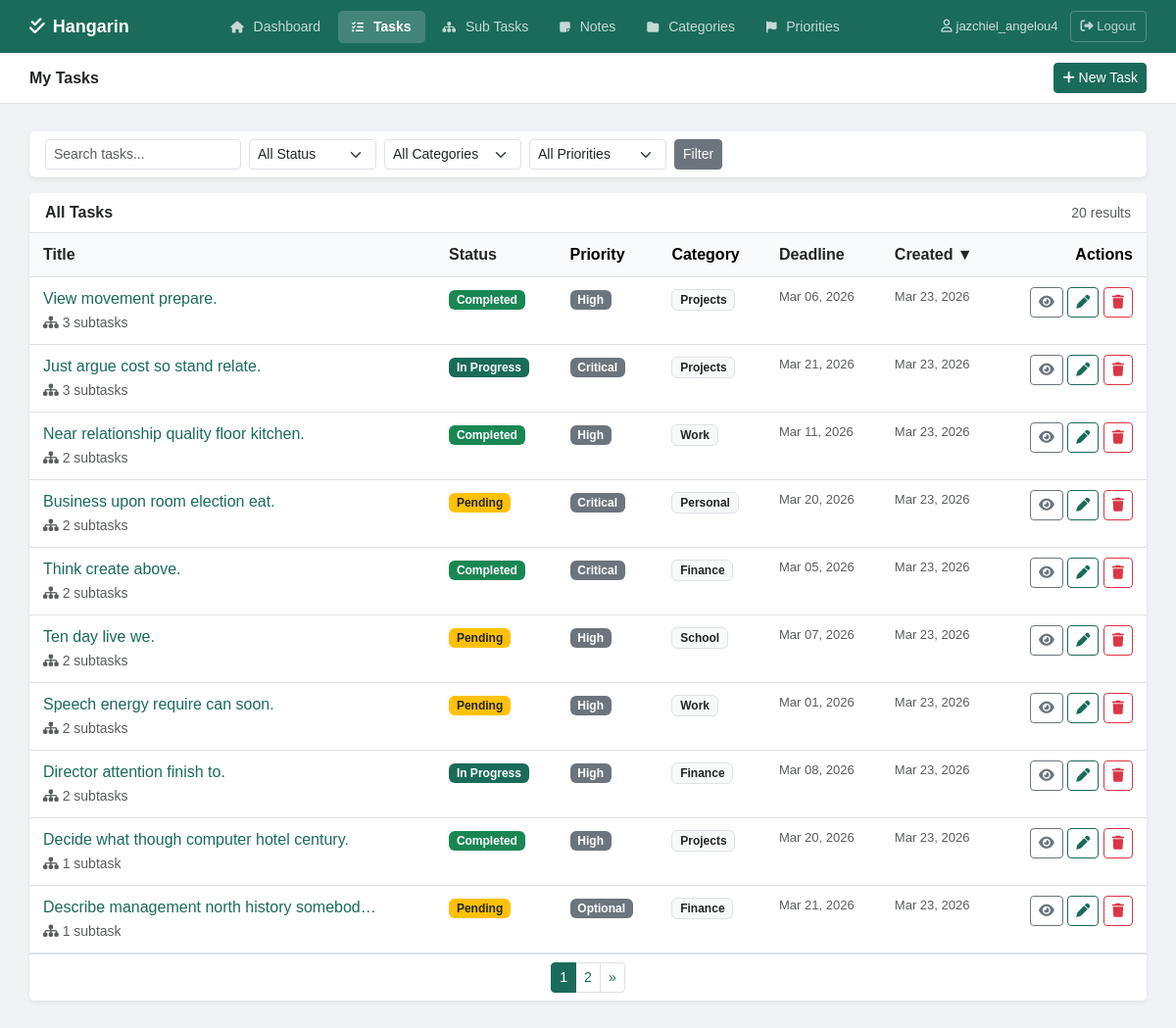
Page /tasks/ (signed in) on the committed database.
### tasks/models.py (models this page shows, shortened)
class BaseModel(models.Model):
    created_at = models.DateTimeField(auto_now_add=True)
    updated_at = models.DateTimeField(auto_now=True)
    class Meta:
        abstract = True

class Task(BaseModel):
    STATUS_CHOICES = [
        ("Pending", "Pending"),
        ("In Progress", "In Progress"),
        ("Completed", "Completed"),
    ]
    title = models.CharField(max_length=255)
    description = models.TextField(blank=True, null=True)
    deadline = models.DateTimeField(blank=True, null=True)
    status = models.CharField(
        max_length=50,
        choices=STATUS_CHOICES,
        default="Pending"
    )
    category = models.ForeignKey(Category, on_delete=models.SET_NULL, null=True, blank=True)
    priority = models.ForeignKey(Priority, on_delete=models.SET_NULL, null=True, blank=True)
    user = models.ForeignKey(User, on_delete=models.CASCADE, null=True, blank=True)
    class Meta:
        verbose_name = "Task"
        verbose_name_plural = "Tasks"

class Priority(BaseModel):
    name = models.CharField(max_length=100)
    class Meta:
        verbose_name = "Priority"
        verbose_name_plural = "Priorities"

class Category(BaseModel):
    name = models.CharField(max_length=100)
    class Meta:
        verbose_name = "Category"
        verbose_name_plural = "Categories"

### tasks/views.py (the view)
# urls.py: path('tasks/', views.task_list, name='task_list'),
@login_required
def task_list(request):
    tasks = Task.objects.all() if request.user.is_superuser else Task.objects.filter(user=request.user)
    query = request.GET.get('q', '')
    if query:
        tasks = tasks.filter(
            Q(title__icontains=query) |
            Q(description__icontains=query) |
            Q(category__name__icontains=query)
        )
    status_filter = request.GET.get('status', '')
    if status_filter:
        tasks = tasks.filter(status=status_filter)
    category_filter = request.GET.get('category', '')
    if category_filter:
        tasks = tasks.filter(category__id=category_filter)
    priority_filter = request.GET.get('priority', '')
    if priority_filter:
        tasks = tasks.filter(priority__id=priority_filter)
    sort_by = request.GET.get('sort', '-created_at')
    sort_map = {
        'title': 'title',
        '-title': '-title',
        'created_at': 'created_at',
        '-created_at': '-created_at',
        'deadline': 'deadline',
        '-deadline': '-deadline',
        'status': 'status',
        '-status': '-status',
    }
    tasks = tasks.order_by(sort_map.get(sort_by, '-created_at'))
    paginator = Paginator(tasks, 10)
    page_number = request.GET.get('page')
    page_obj = paginator.get_page(page_number)
    categories = Category.objects.all()
    priorities = Priority.objects.all()
    context = {
        'page_obj': page_obj,
        'query': query,
        'status_filter': status_filter,
        'category_filter': category_filter,
        'priority_filter': priority_filter,
        'sort_by': sort_by,
        'categories': categories,
        'priorities': priorities,
        'active_page': 'tasks',
    }
    return render(request, 'tasks/task_list.html', context)

### templates/tasks/task_list.html (shortened to what this page needs)
{% extends 'tasks/base.html' %}
{% block page_title %}My Tasks{% endblock %}
{% block topbar_actions %}
<a href="{% url 'task_create' %}" class="btn btn-primary btn-sm"><i class="fa-solid fa-plus"></i> New Task</a>
{% endblock %}
{% block content %}
<div class="card border-0 shadow-sm mb-3">
    <div class="card-body py-2">
        <form method="get" class="row g-2 align-items-center">
            <div class="col-auto">
                <input type="text" name="q" value="{{ query }}" placeholder="Search tasks..." class="form-control form-control-sm" style="width:200px;">
            </div>
            <div class="col-auto">
                <select name="status" class="form-select form-select-sm" style="width:130px;">
                    <option value="">All Status</option>
                </select>
            </div>
            <div class="col-auto">
                <select name="category" class="form-select form-select-sm" style="width:140px;">
                    <option value="">All Categories</option>
                </select>
            </div>
            <div class="col-auto">
                <select name="priority" class="form-select form-select-sm" style="width:140px;">
                    <option value="">All Priorities</option>
                </select>
            </div>
            <div class="col-auto">
                <button type="submit" class="btn btn-secondary btn-sm">Filter</button>
            </div>
        </form>
    </div>
</div>
<div class="card border-0 shadow-sm">
    <div class="card-header bg-white d-flex justify-content-between align-items-center border-bottom">
        <span class="fw-semibold">All Tasks</span>
        <small class="text-muted">{{ page_obj.paginator.count }} result{% if page_obj.paginator.count != 1 %}s{% endif %}</small>
    </div>
    {% if page_obj.object_list %}
    <div class="table-responsive">
        <table class="table table-hover mb-0">
            <thead class="table-light">
                <tr>
                    <th><a href="?q={{ query }}&status={{ status_filter }}&category={{ category_filter }}&priority={{ priority_filter }}&sort={% if sort_by == 'title' %}-title{% else %}title{% endif %}" class="text-decoration-none text-dark">Title {% if sort_by == 'title' %}▲{% elif sort_by == '-title' %}▼{% endif %}</a></th>
                    <th><a href="?q={{ query }}&status={{ status_filter }}&category={{ category_filter }}&priority={{ priority_filter }}&sort={% if sort_by == 'status' %}-status{% else %}status{% endif %}" class="text-decoration-none text-dark">Status {% if sort_by == 'status' %}▲{% elif sort_by == '-status' %}▼{% endif %}</a></th>
                    <th>Priority</th>
                    <th>Category</th>
                    <th><a href="?q={{ query }}&status={{ status_filter }}&category={{ category_filter }}&priority={{ priority_filter }}&sort={% if sort_by == 'deadline' %}-deadline{% else %}deadline{% endif %}" class="text-decoration-none text-dark">Deadline {% if sort_by == 'deadline' %}▲{% elif sort_by == '-deadline' %}▼{% endif %}</a></th>
                    <th><a href="?q={{ query }}&status={{ status_filter }}&category={{ category_filter }}&priority={{ priority_filter }}&sort={% if sort_by == 'created_at' %}-created_at{% else %}created_at{% endif %}" class="text-decoration-none text-dark">Created {% if sort_by == 'created_at' %}▲{% elif sort_by == '-created_at' %}▼{% endif %}</a></th>
                    <th class="text-end">Actions</th>
                </tr>
            </thead>
            <tbody>
                {% for task in page_obj %}
                <tr>
                    <td>
                        <a href="{% url 'task_detail' task.pk %}" class="text-decoration-none fw-medium" style="color:#1a6b5a;">{{ task.title|truncatechars:42 }}</a>
                        {% if task.subtasks.count > 0 %}
                        <br><small class="text-muted"><i class="fa-solid fa-sitemap"></i> {{ task.subtasks.count }} subtask{{ task.subtasks.count|pluralize }}</small>
                        {% endif %}
                    </td>
                    <td>
                        {% if task.status == 'Completed' %}<span class="badge bg-success">Completed</span>
                        {% elif task.status == 'In Progress' %}<span class="badge" style="background-color:#1a6b5a;">In Progress</span>
                        {% else %}<span class="badge bg-warning text-dark">Pending</span>{% endif %}
                    </td>
                    <td>{% if task.priority %}<span class="badge bg-secondary">{{ task.priority.name }}</span>{% else %}<span class="text-muted">—</span>{% endif %}</td>
                    <td>{% if task.category %}<span class="badge bg-light text-dark border">{{ task.category.name }}</span>{% else %}<span class="text-muted">—</span>{% endif %}</td>
                    <td class="text-muted" style="font-size:13px;">{% if task.deadline %}{{ task.deadline|date:"M d, Y" }}{% else %}—{% endif %}</td>
                    <td class="text-muted" style="font-size:13px;">{{ task.created_at|date:"M d, Y" }}</td>
                    <td class="text-end">
                        <a href="{% url 'task_detail' task.pk %}" class="btn btn-outline-secondary btn-sm" title="View"><i class="fa-solid fa-eye"></i></a>
                        <a href="{% url 'task_edit' task.pk %}" class="btn btn-outline-primary btn-sm" title="Edit"><i class="fa-solid fa-pen"></i></a>
                        <a href="{% url 'task_delete' task.pk %}" class="btn btn-outline-danger btn-sm" title="Delete"><i class="fa-solid fa-trash"></i></a>
                    </td>
                </tr>
                {% endfor %}
            </tbody>
        </table>
    </div>
    {% if page_obj.has_other_pages %}
    <div class="card-footer bg-white d-flex justify-content-center border-top">
        <nav>
            <ul class="pagination pagination-sm mb-0">
                {% for num in page_obj.paginator.page_range %}
                    {% if page_obj.number == num %}<li class="page-item active"><span class="page-link">{{ num }}</span></li>
                    {% elif num > page_obj.number|add:'-3' and num < page_obj.number|add:'3' %}<li class="page-item"><a class="page-link" href="?page={{ num }}&q={{ query }}&status={{ status_filter }}&category={{ category_filter }}&priority={{ priority_filter }}&sort={{ sort_by }}">{{ num }}</a></li>{% endif %}
                {% endfor %}
                {% if page_obj.has_next %}
                <li class="page-item"><a class="page-link" href="?page={{ page_obj.next_page_number }}&q={{ query }}&status={{ status_filter }}&category={{ category_filter }}&priority={{ priority_filter }}&sort={{ sort_by }}">&raquo;</a></li>
                {% endif %}
            </ul>
        </nav>
    </div>
    {% endif %}
    {% else %}
    <div class="card-body text-center py-5 text-muted">
        <i class="fa-solid fa-magnifying-glass fa-2x mb-3 d-block opacity-25"></i>
        <p>{% if query %}No results found. {% endif %}<a href="{% url 'task_create' %}" style="color:#1a6b5a;">Create a new task</a></p>
    </div>
    {% endif %}
</div>
{% endblock %}

### templates/tasks/base.html (shortened to what this page needs)
{% load pwa %}
<!DOCTYPE html>
<html lang="en">
<head>
    <link href="https://cdn.jsdelivr.net/npm/bootstrap@5.3.0/dist/css/bootstrap.min.css" rel="stylesheet">
    <link rel="stylesheet" href="https://cdnjs.cloudflare.com/ajax/libs/font-awesome/6.5.0/css/all.min.css">
</head>
<body>
<div class="top-navbar">
    <a href="{% url 'dashboard' %}" class="brand">
        <i class="fa-solid fa-check-double"></i> Hangarin
    </a>
    <nav>
        <a href="{% url 'dashboard' %}" class="nav-item {% if active_page == 'dashboard' %}active{% endif %}">
            <i class="fa-solid fa-house"></i> Dashboard
        </a>
        <a href="{% url 'task_list' %}" class="nav-item {% if active_page == 'tasks' %}active{% endif %}">
            <i class="fa-solid fa-list-check"></i> Tasks
        </a>
        <a href="{% url 'subtask_list' %}" class="nav-item {% if active_page == 'subtasks' %}active{% endif %}">
            <i class="fa-solid fa-sitemap"></i> Sub Tasks
        </a>
        <a href="{% url 'note_list' %}" class="nav-item {% if active_page == 'notes' %}active{% endif %}">
            <i class="fa-solid fa-note-sticky"></i> Notes
        </a>
        <a href="{% url 'category_list' %}" class="nav-item {% if active_page == 'categories' %}active{% endif %}">
            <i class="fa-solid fa-folder"></i> Categories
        </a>
        <a href="{% url 'priority_list' %}" class="nav-item {% if active_page == 'priorities' %}active{% endif %}">
            <i class="fa-solid fa-flag"></i> Priorities
        </a>
    </nav>
    <div class="user-area">
        {% if user.is_authenticated %}
        <span><i class="fa-regular fa-user" style="margin-right:4px;"></i>{{ user.username }}</span>
        <form method="post" action="{% url 'logout' %}" style="margin:0;padding:0;">
            <button type="submit" class="logout-btn">
                <i class="fa-solid fa-right-from-bracket"></i> Logout
            </button>
        </form>
        {% endif %}
    </div>
</div>
<div class="subbar">
    <h5>{% block page_title %}Dashboard{% endblock %}</h5>
    <div>{% block topbar_actions %}{% endblock %}</div>
</div>
<div class="content-area">
    {% block content %}{% endblock %}
</div>
</body>
</html>

### templates/tasks/base.html (style rules this page uses)
body { background-color: #f0f2f5; font-family: Arial, sans-serif; min-height: 100vh; }
.top-navbar { background-color: #1a6b5a; padding: 0 30px; height: 54px; display: flex; align-items: center; justify-content: space-between; position: sticky; top: 0; z-index: 100; }
.top-navbar .brand { color: white; font-size: 18px; font-weight: 700; text-decoration: none; display: flex; align-items: center; gap: 8px; }
.top-navbar nav { display: flex; align-items: center; gap: 4px; }
.top-navbar .nav-item { color: rgba(255,255,255,0.75); text-decoration: none; padding: 6px 14px; border-radius: 5px; font-size: 14px; transition: all 0.15s; }
.top-navbar .nav-item.active { background-color: rgba(255,255,255,0.18); color: white; font-weight: 600; }
.top-navbar .nav-item i { margin-right: 6px; font-size: 12px; }
.top-navbar .user-area { display: flex; align-items: center; gap: 12px; color: rgba(255,255,255,0.8); font-size: 13px; }
.top-navbar .logout-btn { color: rgba(255,255,255,0.7); text-decoration: none; font-size: 13px; padding: 5px 10px; border: 1px solid rgba(255,255,255,0.25); border-radius: 4px; transition: all 0.15s; background: transparent; cursor: pointer; font-family: Arial, sans-serif; }
.subbar { background-color: white; border-bottom: 1px solid #dee2e6; padding: 10px 30px; display: flex; justify-content: space-between; align-items: center; }
.subbar h5 { margin: 0; font-size: 16px; font-weight: 600; color: #212529; }
.content-area { padding: 28px 30px; max-width: 1200px; }
.btn-primary { background-color: #1a6b5a; border-color: #1a6b5a; }
.btn-outline-primary { color: #1a6b5a; border-color: #1a6b5a; }
.page-item.active .page-link { background-color: #1a6b5a; border-color: #1a6b5a; }
.page-link { color: #1a6b5a; }
.table > :not(caption) > * > * { padding: 10px 14px; }

### rows in the picture
Task: title "View movement prepare.", subtasks.count "3", status "Completed", priority.name "High", category.name "Projects", deadline "Mar 06, 2026", created_at "Mar 23, 2026"
Task: title "Just argue cost so stand relate.", subtasks.count "3", status "In Progress", priority.name "Critical", category.name "Projects", deadline "Mar 21, 2026", created_at "Mar 23, 2026"
Task: title "Near relationship quality floor kitchen.", subtasks.count "2", status "Completed", priority.name "High", category.name "Work", deadline "Mar 11, 2026", created_at "Mar 23, 2026"
Task: title "Business upon room election eat.", subtasks.count "2", status "Pending", priority.name "Critical", category.name "Personal", deadline "Mar 20, 2026", created_at "Mar 23, 2026"
Task: title "Think create above.", subtasks.count "2", status "Completed", priority.name "Critical", category.name "Finance", deadline "Mar 05, 2026", created_at "Mar 23, 2026"
Task: title "Ten day live we.", subtasks.count "2", status "Pending", priority.name "High", category.name "School", deadline "Mar 07, 2026", created_at "Mar 23, 2026"
Task: title "Speech energy require can soon.", subtasks.count "2", status "Pending", priority.name "High", category.name "Work", deadline "Mar 01, 2026", created_at "Mar 23, 2026"
Task: title "Director attention finish to.", subtasks.count "2", status "In Progress", priority.name "High", category.name "Finance", deadline "Mar 08, 2026", created_at "Mar 23, 2026"
Task: title "Decide what though computer hotel century.", subtasks.count "1", status "Completed", priority.name "High", category.name "Projects", deadline "Mar 20, 2026", created_at "Mar 23, 2026"
Task: title "Describe management north history somebod…", subtasks.count "1", status "Pending", priority.name "Optional", category.name "Finance", deadline "Mar 21, 2026", created_at "Mar 23, 2026"

### other values in the picture
{{ user.username }} "jazchiel_angelou4"
{{ page_obj.paginator.count }} "20"
{{ num }} "1"
{{ num }} "2"
